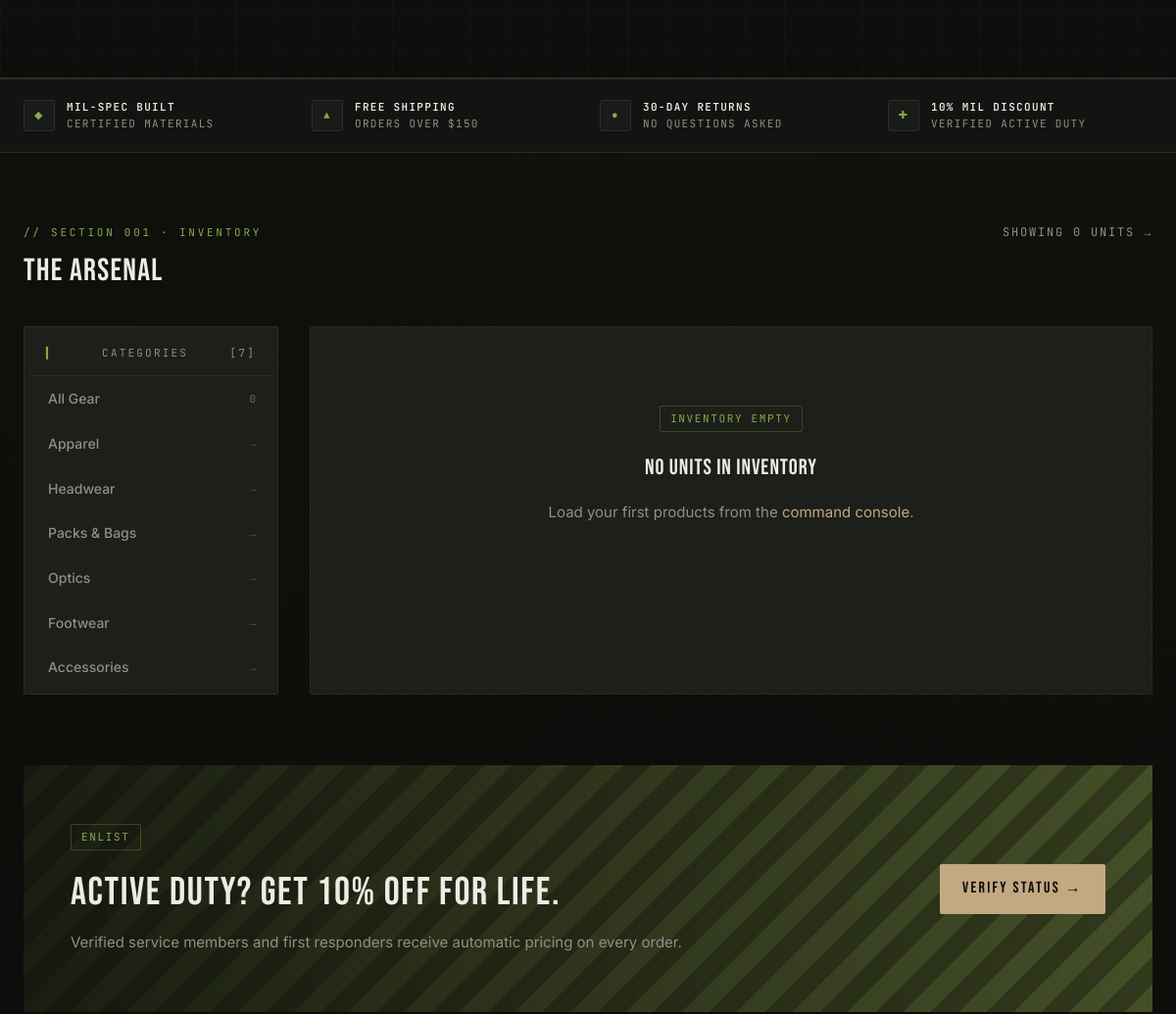
Page /store/?category=17 (middle part) on the earlier database version.
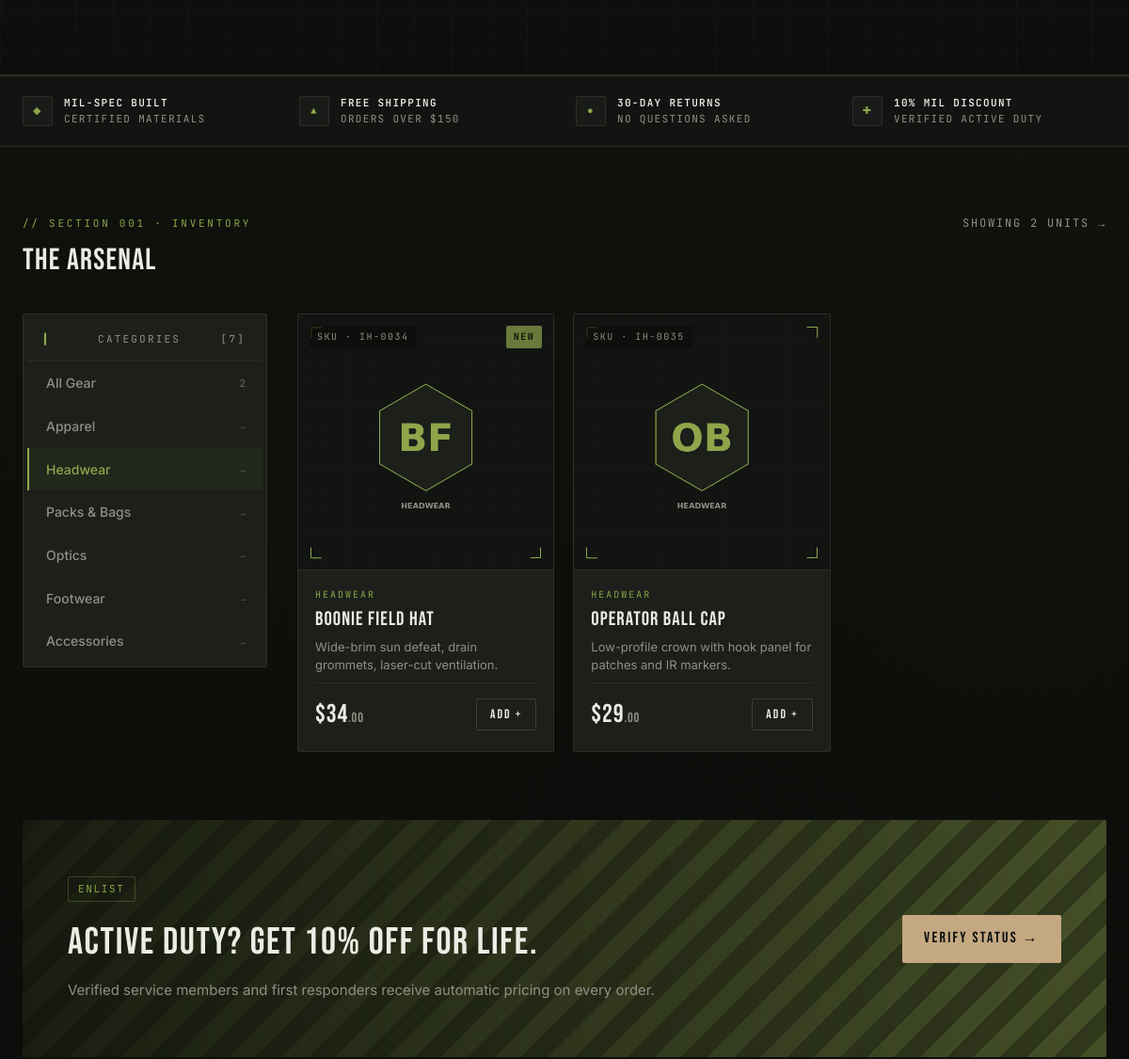
Same page on the later database version.
### store/models/categories.py (models this page shows, shortened)
class Category(models.Model):
    name = models.CharField(max_length=50)
    @staticmethod
    def get_all_categories():
        return Category.objects.all()

### store/models/products.py (models this page shows, shortened)
class Products(models.Model):
    name = models.CharField(max_length=60)
    price = models.IntegerField(default=0)
    category = models.ForeignKey(Category, on_delete=models.CASCADE, default=1)
    description = models.CharField(
        max_length=250, default='', blank=True, null=True)
    image = models.ImageField(upload_to='uploads/products/')
    @staticmethod
    def get_all_products_by_categoryid(category_id):
        if category_id:
            return Products.objects.filter(category=category_id)
        else:
            return Products.get_all_products()

### store/views/home.py (the view)
# urls.py: path('', include('store.urls')),
def store(request):
    cart = request.session.get('cart')
    if not cart:
        request.session['cart'] = {}
    products = None
    categories = Category.get_all_categories()
    categoryID = request.GET.get('category')
    if categoryID:
        products = Products.get_all_products_by_categoryid(categoryID)
    else:
        products = Products.get_all_products()
    data = {}
    data['products'] = products
    data['categories'] = categories
    print('you are : ', request.session.get('email'))
    return render(request, 'index.html', data)

### store/templates/index.html (shortened to what the changed rows need)
{% extends 'base.html' %}
{% load i18n %}
{% block content %}
<section class="section" id="arsenal">
    <div class="container">
        <div class="section-title">
            <div>
                <span class="lbl">{% trans "// SECTION 001 · INVENTORY" %}</span>
                <h2>{% trans "THE ARSENAL" %}</h2>
            </div>
            <span class="link">{% blocktrans with count=products|length %}SHOWING {{ count }} UNITS →{% endblocktrans %}</span>
        </div>
        <div class="store-layout">
            <aside class="filter-panel">
                {% with current=request.GET.category %}
                <a href="{% url 'store' %}" class="cat-item {% if not current %}active{% endif %}" style="text-decoration:none;">
                    <span>{% trans "All Gear" %}</span>
                    <span class="count">{{ products|length }}</span>
                </a>
                {% for category in categories %}
                    <a href="{% url 'store' %}?category={{ category.id }}"
                       class="cat-item {% if current == category.id|stringformat:'s' %}active{% endif %}"
                       style="text-decoration:none;">
                        <span>{{ category.name }}</span>
                        <span class="count">→</span>
                    </a>
                {% endfor %}
                {% endwith %}
            </aside>
            <div class="product-grid">
                {% for product in products %}
                    <div class="product-card">
                        <div class="product-media">
                            {% if product.image %}
                                <img src="{{ product.image.url }}" alt="{{ product.name }}">
                            {% else %}
                                <span class="placeholder">IH-{{ product.id }}</span>
                            {% endif %}
                            <span class="product-sku">SKU · IH-{{ product.id|stringformat:"04d" }}</span>
                            {% if forloop.counter0|divisibleby:5 %}
                                <span class="product-tag">{% trans "NEW" %}</span>
                            {% endif %}
                        </div>
                        <div class="product-body">
                            <span class="product-cat">{{ product.category.name|default:"UNCATEGORIZED" }}</span>
                            <h3 class="product-name">{{ product.name }}</h3>
                            <p class="product-desc">{{ product.description|default:_("Field-grade equipment engineered for sustained deployment. Rugged. Reliable. Ready.") }}</p>
                            <div class="product-foot">
                                <div class="product-price">
                                    ${{ product.price }}<span class="cents">.00</span>
                                </div>
                                <form action="{% url 'homepage' %}" method="POST" style="margin:0;">
                                    <button type="submit" class="add-btn">{% trans "Add" %} +</button>
                                </form>
                            </div>
                        </div>
                    </div>
                {% empty %}
                    <div style="grid-column: 1 / -1; text-align:center; padding: 80px 0; background: var(--panel); border: 1px dashed var(--border); border-radius: 2px;">
                        <span class="mono-tag">{% trans "INVENTORY EMPTY" %}</span>
                        <h3 style="margin-top:20px;">{% trans "NO UNITS IN INVENTORY" %}</h3>
                        <p class="text-dim">{% blocktrans %}Load your first products from the <a href="/admin/">command console</a>.{% endblocktrans %}</p>
                    </div>
                {% endfor %}
            </div>
        </div>
    </div>
</section>
<section class="section" style="padding-top:0;">
    <div class="container">
        <div class="cta-banner">
            <div>
                <h2 style="margin-top:12px;">{% trans "ACTIVE DUTY? GET 10% OFF FOR LIFE." %}</h2>
            </div>
        </div>
    </div>
</section>
{% endblock %}

Differences in the rows shown:
added Products: image (picture), id "0034", category.name "HEADWEAR", name "Boonie Field Hat", description "Wide-brim sun defeat, drain grommets, laser-cut ventilation.", price "34"
added Products: image (picture), id "0035", category.name "HEADWEAR", name "Operator Ball Cap", description "Low-profile crown with hook panel for patches and IR markers.", price "29"
Other differences:
{{ products|length }}: "0" → "2"
text no longer shown: "SHOWING 0 UNITS → INVENTORY EMPTY NO UNITS IN INVENTORY Load your first products from the command console ."
text now shown: "SHOWING 2 UNITS →"
